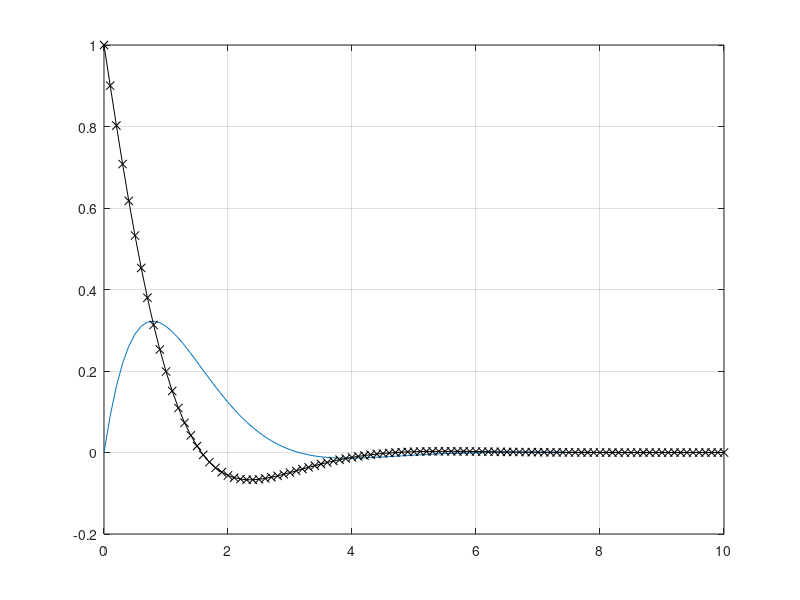

MATLAB code to generate this figure:
%create x variable
%x= 0:0.1:2*pi; %semicolon = does not show the output

%compute y1 and y2
%y1 = sin(x);
%y2 = cos(x);

%plot the results
%plot(x,y1)
%hold on %plot on the same graph
%plot(x,y2, 'xk')
%grid
%xlabel('x')
%ylabel('y1 and y2')
%axis([0 2*pi -1.25 1.25]) %change the x and y axis
%legend('y1','y2')

%///////////////////////////////////////////////////////////////////%
%create the x variable
%x = -10:.1:10;

%compute the results
%y1 = sin(x)./(1+x.^2); %syntax problems with the dots, keep it in mind
%y2 = cos(x)./(1+x.^2);

%plot the results
%plot(x,y1)
%hold on
%plot(x,y2,'-xk')

%///////////////////////////////////////////////////////////////////%
%exp(x) is used for exponenial functions

x = 0:.1:10;

y1 = exp(-x).*sin(x);
y2 = exp(-x).*cos(x);

plot(x,y1);
hold on
plot(x,y2,'-xk');
grid
